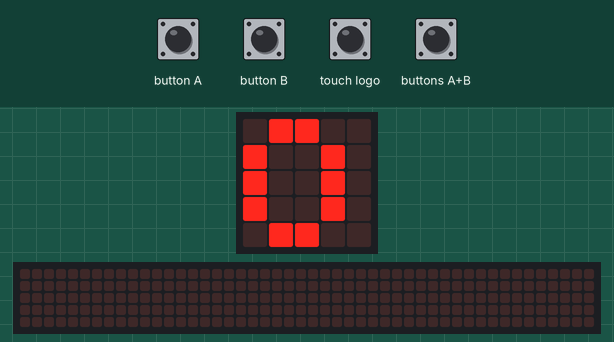
Simulated run of this program. Board: BBC micro:bit (MakeCode). Parts: the board's 5×5 LED display, a strip that is not on the board, showing the scrolling text unrolled. The inputs (shaded band) are chosen by the test bench. The 48×5 strip is a reading aid, not a part: it shows the text the display is scrolling, unrolled, one strip-width of it at a time.

Above: at 1.2 s.
1.3 s: button A pressed for 1 s
At 1.69 s:
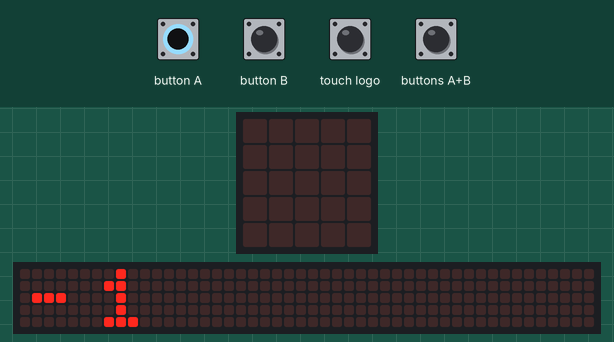
2.9 s: touch logo pressed for 0.15 s
At 5.4 s:
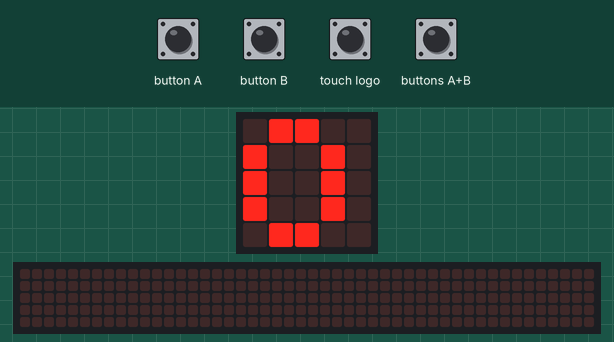
5.7 s: button B pressed for 0.15 s
At 7.0 s:
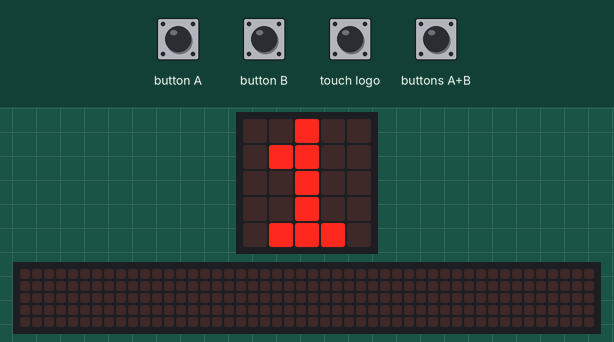
7.3 s: buttons A+B pressed for 1 s
At 8.48 s:
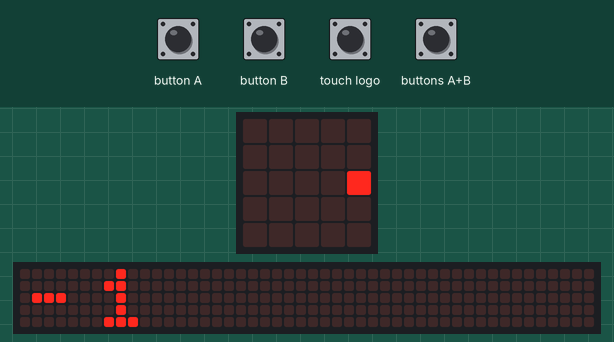
8.9 s: touch logo pressed for 0.15 s
At 9.4 s:
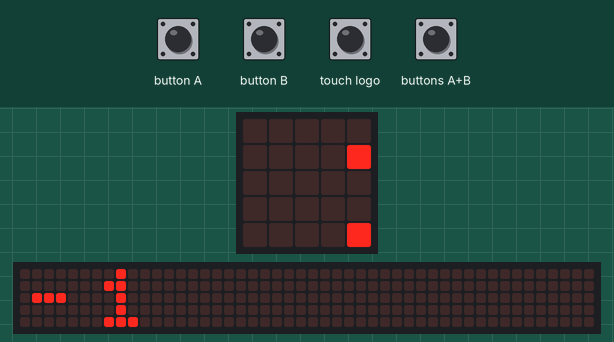
Timing chart, 0 to 11.9 s (numbered marks = the images above; inputs shaded):
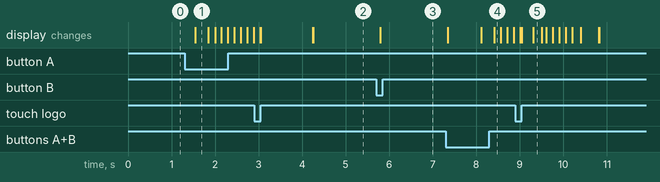

Measured:
- after the input at 1.3 s, the display: changes after 0.24 s (image 1)
- after the input at 5.7 s, the display: changes after 0.10 s (image 3)
- after the input at 7.3 s, the display: first changes at once (image 4 shows a later state)

The program:

main.ts
```typescript
let zahl1 = 0
input.onLogoEvent(TouchButtonEvent.Pressed, function () {
    basic.clearScreen()
    zahl1 = 0
})
basic.forever(function () {
    if (input.buttonIsPressed(Button.A)) {
        zahl1 += -1
    } else if (input.buttonIsPressed(Button.B)) {
        zahl1 += 1
    } else if (input.buttonIsPressed(Button.AB)) {

    }
    basic.clearScreen()
    basic.showString("" + (zahl1))
})
```

test.ts
```typescript
// Hier kann man Tests durchführen; diese Datei wird nicht kompiliert, wenn dieses Paket als Erweiterung verwendet wird.
```
